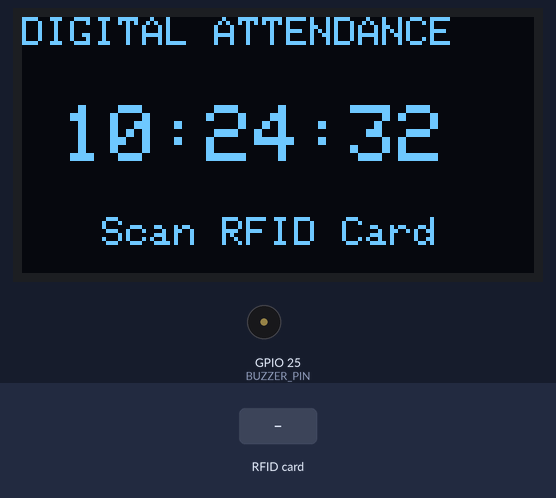
Bench run of a sketch on a simulated ESP32. Shown: 128×64 one-colour display, buzzer (waves = sounding). Inputs (shaded band) come from the test bench. WiFi joins after 1.5 s; servers stay silent unless stated; the local clock reads 2024-03-15 10:24:30 at power-on unless the sketch sets it; what the sketch prints to the serial monitor is not drawn.

Above: at 3.2 s.
3.3 s: RFID card 5E 7A 19 C4 held to the reader
At 4.4 s:
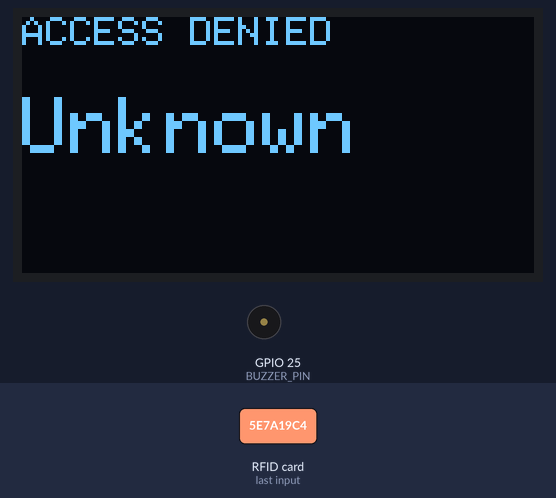
5.4 s: RFID card 4E 74 8F 04 held to the reader
At 7.2 s:
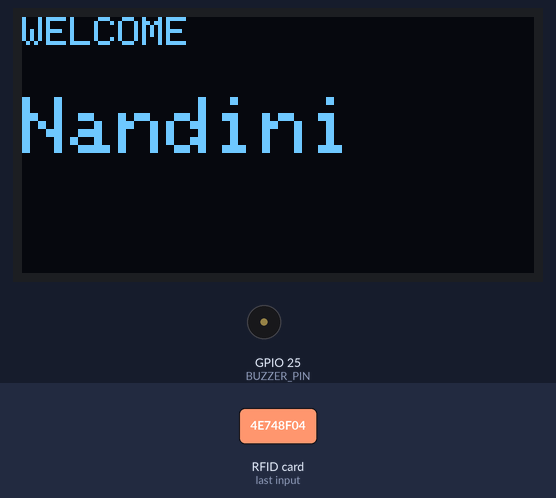
8.4 s: RFID card BA E6 69 05 held to the reader
At 9.0 s:
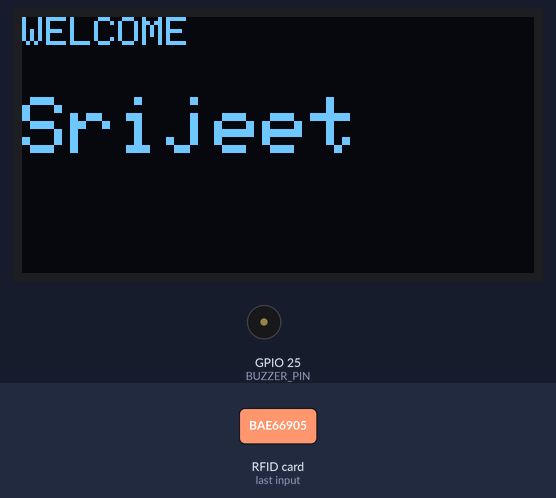
11.4 s: RFID card 49 5C DA B7 held to the reader
At 12.4 s:
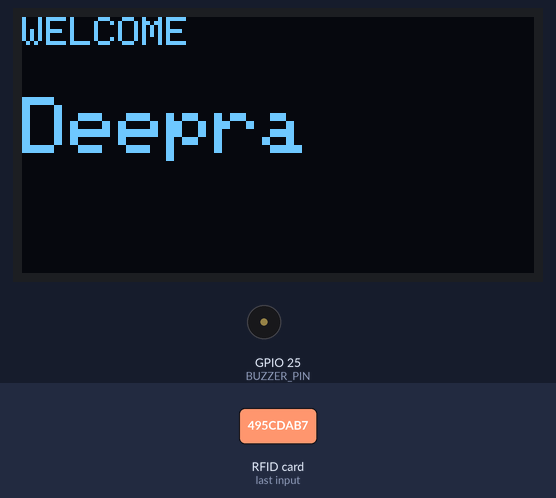
14.4 s: RFID card 4E 74 8F 04 held to the reader
At 16.5 s:
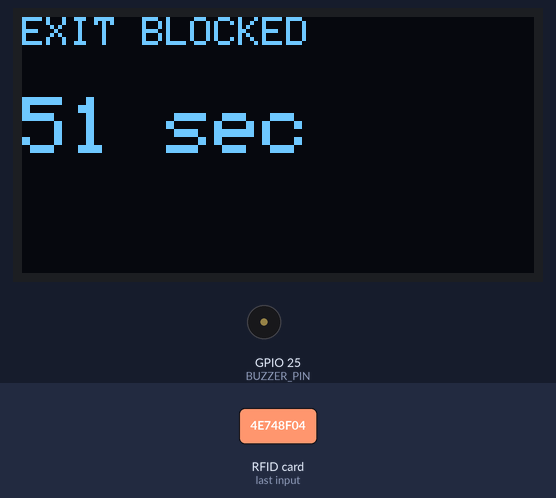
Timing chart, 0 to 17.5 s (numbered marks = the images above; inputs shaded):
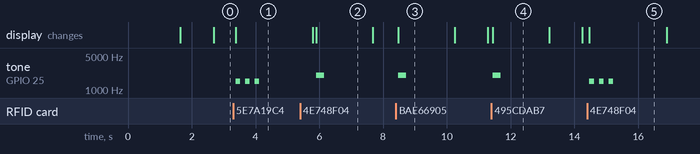

Measured:
- after the input at 3.3 s, tone on GPIO 25 (BUZZER_PIN): alternates 1500 Hz for 0.15 s and silent for 0.15 s, 6 changes in all, then stays silent, starting after 0.07 s; the display: changes after 0.07 s (image 1)
- after the input at 5.4 s, tone on GPIO 25 (BUZZER_PIN): silent → 2000 Hz after 0.51 s, → silent 0.25 s later; the display: first differs from a run without the input after 0.51 s (image 2)
- after the input at 8.4 s, tone on GPIO 25 (BUZZER_PIN): silent → 2000 Hz after 0.07 s, → silent 0.25 s later; the display: changes after 0.07 s (image 3)
- after the input at 11.4 s, tone on GPIO 25 (BUZZER_PIN): silent → 2000 Hz at once, → silent 0.25 s later; the display: changes at once (image 4)
- after the input at 14.4 s, tone on GPIO 25 (BUZZER_PIN): alternates 1500 Hz for 0.15 s and silent for 0.15 s, 6 changes in all, then stays silent, starting after 0.07 s; the display: changes after 0.07 s (image 5)
- what the display in image 2 shows lasts 1.8 s, from 5.9 s to 7.7 s
- what the display in image 5 shows lasts 2.4 s, from 14.5 s to 16.9 s

The sketch:

Digital_Attendance_system.ino
```cpp
#include <WiFi.h>
#include <WebServer.h>
#include <SPI.h>
#include <MFRC522.h>
#include <Wire.h>
#include <Adafruit_GFX.h>
#include <Adafruit_SSD1306.h>
#include <time.h>

// ================= WIFI =================
const char* WIFI_SSID = "YOUR_WIFI_NAME";
const char* WIFI_PASSWORD = "YOUR_WIFI_PASSWORD";

// ================= PINS =================
#define SS_PIN       5
#define RST_PIN      27
#define BUZZER_PIN   25

#define OLED_SDA     21
#define OLED_SCL     22

// ================= OLED =================
#define SCREEN_WIDTH 128
#define SCREEN_HEIGHT 64

Adafruit_SSD1306 display(
  SCREEN_WIDTH,
  SCREEN_HEIGHT,
  &Wire,
  -1
);

// ================= RFID =================
MFRC522 rfid(SS_PIN, RST_PIN);

// ================= WEB SERVER =================
WebServer server(80);

// ================= MINIMUM STAY =================
const unsigned long MINIMUM_STAY_SECONDS = 60;

// ================= USER STRUCTURE =================
struct User {
  String uid;
  String name;

  bool inside;

  time_t entryTime;
  time_t exitTime;
};

User users[] = {
  {"4E748F04", "Nandini", false, 0, 0},
  {"BAE66905", "Srijeet", false, 0, 0},
  {"495CDAB7", "Deepra", false, 0, 0},
  {"290256B7", "Ahan", false, 0, 0}
};

const int USER_COUNT = sizeof(users) / sizeof(users[0]);

// ================= BUZZER =================
void entryBeep() {
  tone(BUZZER_PIN, 2000);
  delay(250);
  noTone(BUZZER_PIN);
}

void exitBeep() {
  tone(BUZZER_PIN, 2000);
  delay(200);
  noTone(BUZZER_PIN);

  delay(150);

  tone(BUZZER_PIN, 2000);
  delay(200);
  noTone(BUZZER_PIN);
}

void deniedBeep() {
  for (int i = 0; i < 3; i++) {
    tone(BUZZER_PIN, 1500);
    delay(150);
    noTone(BUZZER_PIN);
    delay(150);
  }
}

// ================= OLED =================
void showMessage(String line1, String line2 = "") {

  display.clearDisplay();

  display.setTextColor(SSD1306_WHITE);

  display.setTextSize(1);
  display.setCursor(0, 0);
  display.println(line1);

  display.setTextSize(2);
  display.setCursor(0, 20);
  display.println(line2);

  display.display();
}

void showClock() {

  struct tm timeinfo;

  if (!getLocalTime(&timeinfo)) {

    display.clearDisplay();

    display.setTextColor(SSD1306_WHITE);

    display.setTextSize(1);
    display.setCursor(0, 0);
    display.println("Attendance System");

    display.setTextSize(2);
    display.setCursor(10, 25);
    display.println("--:--:--");

    display.display();

    return;
  }

  char timeString[10];

  strftime(
    timeString,
    sizeof(timeString),
    "%H:%M:%S",
    &timeinfo
  );

  display.clearDisplay();

  display.setTextColor(SSD1306_WHITE);

  display.setTextSize(1);
  display.setCursor(0, 0);
  display.println("DIGITAL ATTENDANCE");

  display.setTextSize(2);
  display.setCursor(10, 22);
  display.println(timeString);

  display.setTextSize(1);
  display.setCursor(20, 50);
  display.println("Scan RFID Card");

  display.display();
}

// ================= FIND USER =================
int findUser(String uid) {

  for (int i = 0; i < USER_COUNT; i++) {

    if (users[i].uid == uid) {
      return i;
    }
  }

  return -1;
}

// ================= GET RFID UID =================
String getUID() {

  String uid = "";

  for (byte i = 0; i < rfid.uid.size; i++) {

    if (rfid.uid.uidByte[i] < 0x10) {
      uid += "0";
    }

    uid += String(
      rfid.uid.uidByte[i],
      HEX
    );
  }

  uid.toUpperCase();

  return uid;
}

// ================= TIME FORMAT =================
String formatTime(time_t timestamp) {

  if (timestamp == 0) {
    return "--";
  }

  struct tm timeinfo;

  localtime_r(&timestamp, &timeinfo);

  char buffer[20];

  strftime(
    buffer,
    sizeof(buffer),
    "%d-%m-%Y %H:%M:%S",
    &timeinfo
  );

  return String(buffer);
}

// ================= RFID PROCESS =================
void processRFID() {

  if (!rfid.PICC_IsNewCardPresent()) {
    return;
  }

  if (!rfid.PICC_ReadCardSerial()) {
    return;
  }

  String uid = getUID();

  Serial.println();
  Serial.println("RFID Detected");
  Serial.print("UID: ");
  Serial.println(uid);

  int userIndex = findUser(uid);

  // ================= UNKNOWN CARD =================
  if (userIndex == -1) {

    Serial.println("ACCESS DENIED");

    showMessage("ACCESS DENIED", "Unknown");

    deniedBeep();

    delay(1500);

    showClock();

    rfid.PICC_HaltA();
    rfid.PCD_StopCrypto1();

    return;
  }

  User &user = users[userIndex];

  // ================= ENTRY =================
  if (!user.inside) {

    user.inside = true;

    user.entryTime = time(nullptr);
    user.exitTime = 0;

    Serial.println("ACCESS GRANTED");
    Serial.print("Name: ");
    Serial.println(user.name);

    Serial.println("ENTRY RECORDED");
    Serial.print("Entry Time: ");
    Serial.println(formatTime(user.entryTime));

    showMessage(
      "WELCOME",
      user.name
    );

    entryBeep();

    delay(1500);
  }

  // ================= EXIT =================
  else {

    time_t currentTime = time(nullptr);

    unsigned long stayTime =
      currentTime - user.entryTime;

    // Less than 1 minute
    if (stayTime < MINIMUM_STAY_SECONDS) {

      unsigned long remaining =
        MINIMUM_STAY_SECONDS - stayTime;

      Serial.println("EXIT BLOCKED");

      Serial.print("Please stay ");
      Serial.print(remaining);
      Serial.println(" more seconds.");

      showMessage(
        "EXIT BLOCKED",
        String(remaining) + " sec"
      );

      deniedBeep();

      delay(1500);
    }

    // More than 1 minute
    else {

      user.inside = false;

      user.exitTime = currentTime;

      Serial.println("EXIT ALLOWED");

      Serial.print("Name: ");
      Serial.println(user.name);

      Serial.print("Exit Time: ");
      Serial.println(formatTime(user.exitTime));

      Serial.println("ATTENDANCE RECORDED");

      showMessage(
        "GOODBYE",
        user.name
      );

      exitBeep();

      delay(1500);
    }
  }

  rfid.PICC_HaltA();
  rfid.PCD_StopCrypto1();

  showClock();
}

// ================= API =================
void handleAPI() {

  String json = "{";

  json += "\"currentTime\":\"";
  json += formatTime(time(nullptr));
  json += "\",";

  json += "\"users\":[";

  for (int i = 0; i < USER_COUNT; i++) {

    json += "{";

    json += "\"name\":\"";
    json += users[i].name;
    json += "\",";

    json += "\"uid\":\"";
    json += users[i].uid;
    json += "\",";

    json += "\"inside\":";
    json += users[i].inside ? "true" : "false";
    json += ",";

    json += "\"entryTime\":\"";
    json += formatTime(users[i].entryTime);
    json += "\",";

    json += "\"exitTime\":\"";
    json += formatTime(users[i].exitTime);
    json += "\"";

    json += "}";

    if (i < USER_COUNT - 1) {
      json += ",";
    }
  }

  json += "]";

  json += "}";

  server.send(
    200,
    "application/json",
    json
  );
}

// ================= WEB SERVER =================
void handleRoot() {

  server.send(
    200,
    "text/plain",
    "ESP32 Attendance API is running."
  );
}

// ================= SETUP =================
void setup() {

  Serial.begin(115200);

  pinMode(BUZZER_PIN, OUTPUT);

  // OLED
  Wire.begin(
    OLED_SDA,
    OLED_SCL
  );

  if (!display.begin(
        SSD1306_SWITCHCAPVCC,
        0x3C
      )) {

    Serial.println("OLED failed!");
  }

  showMessage(
    "Starting...",
    "Please wait"
  );

  // RFID
  SPI.begin();

  rfid.PCD_Init();

  Serial.println("RFID initialized.");

  // ================= WIFI =================
  WiFi.begin(
    WIFI_SSID,
    WIFI_PASSWORD
  );

  Serial.print("Connecting WiFi");

  unsigned long wifiStart = millis();

  while (
    WiFi.status() != WL_CONNECTED &&
    millis() - wifiStart < 15000
  ) {

    delay(500);

    Serial.print(".");
  }

  Serial.println();

  if (WiFi.status() == WL_CONNECTED) {

    Serial.println("WiFi Connected!");

    Serial.print("ESP32 IP Address: ");
    Serial.println(WiFi.localIP());

    configTime(
      19800,
      0,
      "pool.ntp.org",
      "time.nist.gov"
    );

    server.on(
      "/",
      handleRoot
    );

    server.on(
      "/api/data",
      handleAPI
    );

    server.begin();

    Serial.println(
      "Dashboard API started."
    );
  }

  else {

    Serial.println(
      "WiFi not connected."
    );

    Serial.println(
      "Running RFID offline."
    );
  }

  showClock();
}

// ================= LOOP =================
void loop() {

  // Web server
  if (WiFi.status() == WL_CONNECTED) {
    server.handleClient();
  }

  // RFID
  processRFID();

  // Clock refresh
  static unsigned long lastClockUpdate = 0;

  if (millis() - lastClockUpdate >= 1000) {

    lastClockUpdate = millis();

    showClock();
  }

  delay(50);
}
```
